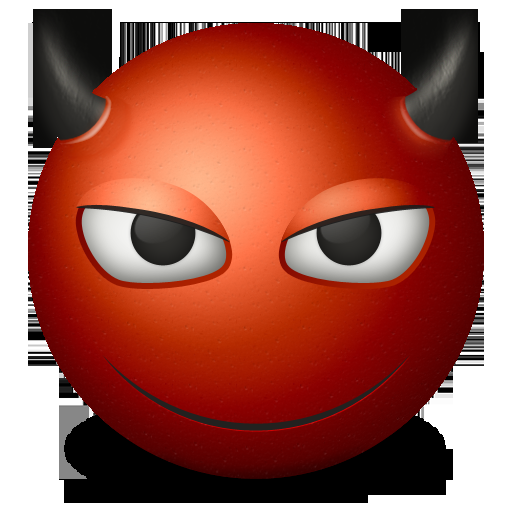
#> input picture funny-face-detection-opencv/img/face.png, 512 x 512 px
$ python fd.py
#> lines starting #> are read from the running program, lines starting #| are printed output that depends on the picture
import numpy as np
import cv2

def overlay_transparent(background_img, img_to_overlay_t, x, y, overlay_size=None):
	bg_img = background_img.copy()

	if overlay_size is not None:
		img_to_overlay_t = cv2.resize(img_to_overlay_t.copy(), overlay_size)

	# Extract the alpha mask of the RGBA image, convert to RGB
	b,g,r,a = cv2.split(img_to_overlay_t)
	overlay_color = cv2.merge((b,g,r))

	# Apply some simple filtering to remove edge noise
	mask = cv2.medianBlur(a,5)

	h, w, _ = overlay_color.shape
	roi = bg_img[y:y+h, x:x+w]

	# Black-out the area behind the logo in our original ROI
	img1_bg = cv2.bitwise_and(roi.copy(),roi.copy(),mask = cv2.bitwise_not(mask))

	# Mask out the logo from the logo image.
	img2_fg = cv2.bitwise_and(overlay_color,overlay_color,mask = mask)

	# Update the original image with our new ROI
	bg_img[y:y+h, x:x+w] = cv2.add(img1_bg, img2_fg)

	return bg_img

if __name__ == '__main__':
	face_cascade = cv2.CascadeClassifier('cvdata/haarcascade_frontalface_default.xml')
	video_capture = cv2.VideoCapture(0)

	devface = cv2.imread('img/face.png', -1)
#> devface is the input picture: shape (512, 512, 4); mean B, G, R, A 78.4, 90.6, 158.5, 168
	_h, _w, _ = devface.shape
	count = 0
	while (True):
		ret, img = video_capture.read()
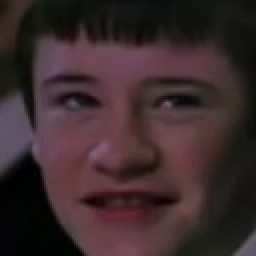
#> input picture face_recognition_video/data/aaaaa/00041.jpg, 128 x 128 px, given in place of the camera (shown 2 times larger)
#> img is the input picture: shape (128, 128, 3); mean B, G, R 44.6, 42.8, 59.4
		count += 1
		if not ret or count%15 == 0:
			continue

		gray = cv2.cvtColor(img, cv2.COLOR_BGR2GRAY)
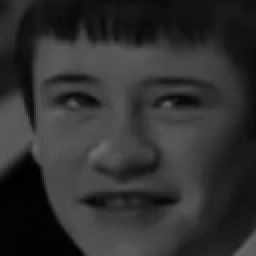
#> gray: shape (128, 128) (shown 2 times larger); min 0, max 108, mean 48
		faces = face_cascade.detectMultiScale(
			gray,
			scaleFactor=1.1,
			minNeighbors=5,
			minSize=(30, 30),
			flags=cv2.CASCADE_SCALE_IMAGE
		)
#> faces = [[6, 8, 113, 113]]

		try:
			for (x,y,w,h) in faces:
				tmp_devface = cv2.resize(devface, (0, 0), fx=float(w)/_w * 1.25, fy=float(h)/_h * 1.25)
				px = int(x + w / 2 - tmp_devface.shape[1] / 2)
				py = int(y + h / 2 - tmp_devface.shape[0] / 2)
				img = overlay_transparent(img, tmp_devface, px, py)
		except:
			continue
		cv2.imshow('live',img)
		if cv2.waitKey(1) & 0xFF == ord('q'):
			break

	video_capture.release()
	cv2.destroyAllWindows()
